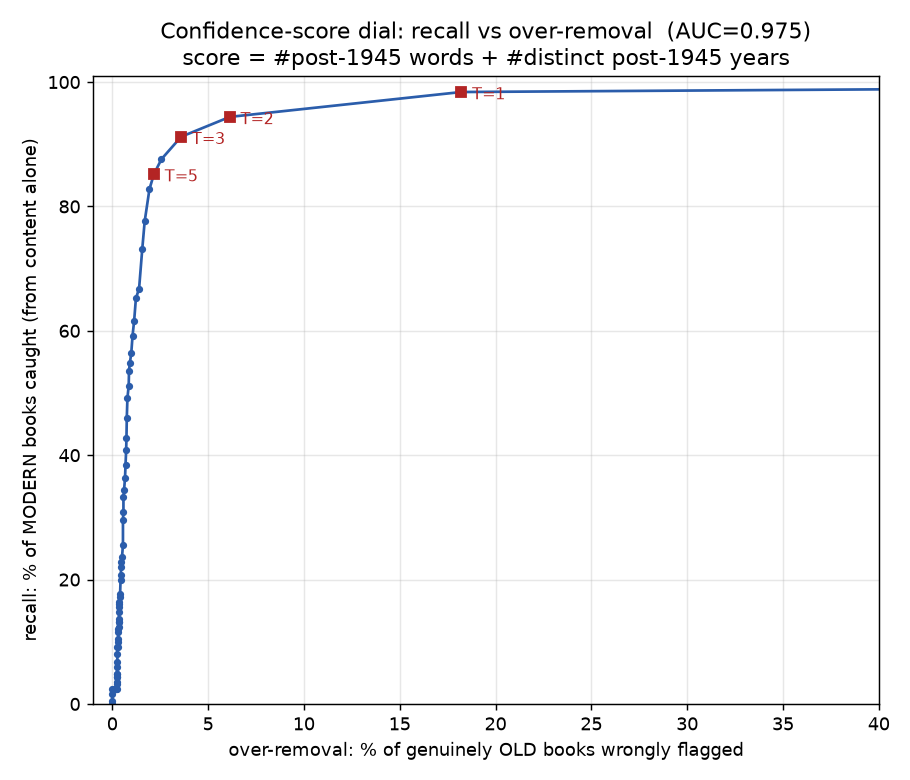

The script that saved this image:
"""
confidence_score.py — a tunable confidence score for "let no modern book through".

Score per book (content only, ignoring the date label so it also catches MIS-dated books):
    confidence = (#distinct post-1945 tripwire words) + (#distinct post-1945 years printed)
A book is flagged if confidence >= T (or via the discrete policies below). Sweeping T trades
recall (modern books caught) against over-removal (genuinely old books wrongly flagged).

Positives = books with stated year >= 1946 (modern).  Negatives = year <= 1945 (old).
Outputs a recall-vs-over-removal table, the ROC over the score, and confidence_score.png.
Saves the raw per-book (n_vocab, n_years) so thresholds can be re-swept instantly.
"""
import json, os, re, sys, time
from pathlib import Path
import numpy as np, aho_scan as A
from sklearn.metrics import roc_auc_score, roc_curve
import matplotlib; matplotlib.use("Agg")
import matplotlib.pyplot as plt

HERE = Path(__file__).resolve().parent
try: sys.stdout.reconfigure(encoding="utf-8", errors="replace")
except Exception: pass
N_MOD, N_OLD, CAP = 250, 12000, 16000   # big OLD sample so rare word false-positives show up
POSTYEAR = re.compile(r"\b(19(?:4[6-9]|[5-9]\d)|20[0-2]\d)\b")


def main():
    tok = Path(r"D:\UZHechist Dropbox\Joachim Voth\claudecode\api\HF.txt").read_text().strip()
    os.environ["HF_HUB_DISABLE_SYMLINKS"]="1"; os.environ["HF_HUB_DISABLE_SYMLINKS_WARNING"]="1"
    os.environ["HF_TOKEN"]=tok
    from datasets import load_dataset
    m, ctx = A.load_markers(); auto = A.build_automaton(m)

    def sig(text):
        norm = A.normalize(text)
        v = len({mk for mk, _ in A.scan_text(norm, auto, ctx)})
        y = len(set(POSTYEAR.findall(norm)))
        return v, y

    ds = None
    for attempt in range(6):
        try:
            ds = load_dataset("storytracer/LoC-PD-Books", split="train", streaming=True, token=tok); break
        except Exception as e:
            print(f"  load attempt {attempt+1} failed; retrying...", file=sys.stderr, flush=True); time.sleep(8)
    mod, old, n = [], [], 0
    for rec in ds:
        if n >= CAP or (len(mod) >= N_MOD and len(old) >= N_OLD): break
        n += 1
        yr, txt = rec.get("year"), A.doc_text(rec)
        if not isinstance(yr, int) or not txt: continue
        if yr >= 1946 and len(mod) < N_MOD: mod.append(sig(txt))
        elif yr <= 1945 and len(old) < N_OLD: old.append(sig(txt))
        if n % 5000 == 0: print(f"  streamed {n}: modern={len(mod)} old={len(old)}", file=sys.stderr, flush=True)
    (HERE / "confidence_raw.json").write_text(json.dumps({"modern": mod, "old": old}))
    print(f"\nmodern={len(mod)}  old={len(old)}")

    # ---- discrete policy table ----
    def rate(rows, pred): return 100*sum(1 for r in rows if pred(r))/max(len(rows),1)
    print(f"\n{'policy':<40}{'RECALL (modern)':>16}{'over-removal (old)':>20}")
    policies = [("vocabulary only (>=1 word)", lambda r: r[0]>=1)]
    for k in (1,2,3,4):
        policies.append((f"vocab OR >= {k} post-1945 year(s)", (lambda k: lambda r: r[0]>=1 or r[1]>=k)(k)))
    for name, pred in policies:
        print(f"{name:<40}{rate(mod,pred):>15.1f}%{rate(old,pred):>19.1f}%")

    # ---- continuous confidence score = vocab + years ----
    sc_mod = np.array([v+y for v,y in mod]); sc_old = np.array([v+y for v,y in old])
    y_true = np.r_[np.ones(len(sc_mod)), np.zeros(len(sc_old))]
    y_sc   = np.r_[sc_mod, sc_old]
    auc = roc_auc_score(y_true, y_sc)
    print(f"\nconfidence score = (#vocab words)+(#post-1945 years):  ROC-AUC = {auc:.3f}")
    print(f"{'threshold T (flag if score>=T)':<34}{'RECALL':>10}{'over-removal':>14}")
    for T in (1,2,3,4,5,6,8,10):
        rc = 100*(sc_mod>=T).mean(); fp = 100*(sc_old>=T).mean()
        print(f"  score >= {T:<27}{rc:>9.1f}%{fp:>13.1f}%")

    # ---- plot: recall vs over-removal as the dial turns ----
    fpr, tpr, thr = roc_curve(y_true, y_sc)
    plt.figure(figsize=(7,6))
    plt.plot(fpr*100, tpr*100, "-o", color="#2b5dab", ms=3)
    for T in (1,2,3,5):
        rc=100*(sc_mod>=T).mean(); fp=100*(sc_old>=T).mean()
        plt.annotate(f"T={T}", (fp, rc), textcoords="offset points", xytext=(6,-4), fontsize=9, color="#b32424")
        plt.plot([fp],[rc],"s",color="#b32424",ms=6)
    plt.xlabel("over-removal: % of genuinely OLD books wrongly flagged")
    plt.ylabel("recall: % of MODERN books caught (from content alone)")
    plt.title(f"Confidence-score dial: recall vs over-removal  (AUC={auc:.3f})\n"
              "score = #post-1945 words + #distinct post-1945 years")
    plt.grid(alpha=.3); plt.xlim(-1,40); plt.ylim(0,101); plt.tight_layout()
    plt.savefig(HERE/"confidence_score.png", dpi=130); plt.close()
    print("\nsaved -> confidence_score.png, confidence_raw.json")


if __name__ == "__main__":
    main()
